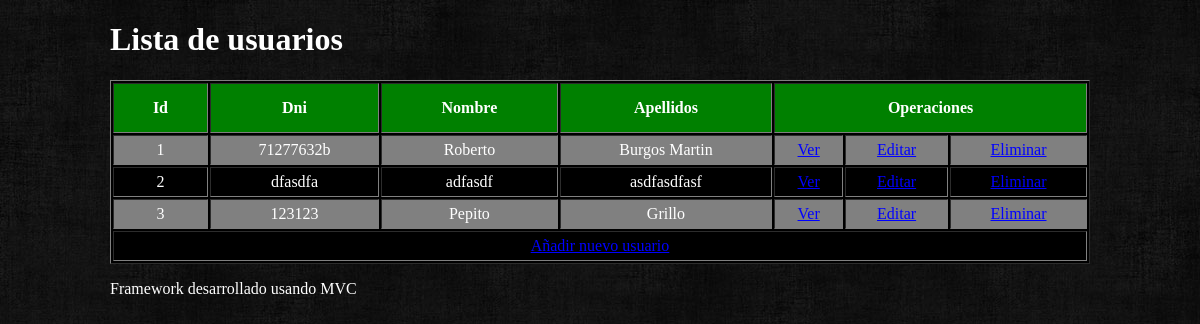
Before: / with the older database file.
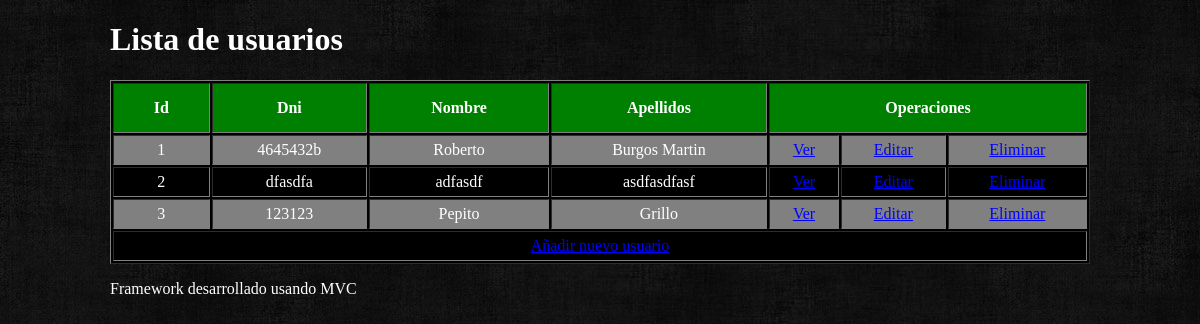
After: the same page with the newer database file.
### tables this page shows
CREATE TABLE IF NOT EXISTS `usuarios` (
  `id` int(10) NOT NULL AUTO_INCREMENT,
  `dni` varchar(9) NOT NULL,
  `nombre` varchar(20) NOT NULL,
  `apellidos` varchar(50) NOT NULL,
  PRIMARY KEY (`id`)
);

### application/Request.php (called while the page is built, shortened)
<?php
class Request{
    private $_controller;
    public function __construct() {
        if(!$this->_controller) {
            $this->_controller = DEFAULT_CONTROLLER;
        }
    }
    public function getController() {return $this->_controller;}
}

### controllers/userController.php (called while the page is built, shortened)
<?php
class userController extends Controller {
    private $_user;
    public function __construct () {
        $this->_user = $this->loadModel('user');
    }
    public function index(){
        $this->_view->users = $this->_user->getUsers();
        $this->_view->title = "Lista de usuarios";
        $this->_view->render('index');
    }
}

### index.php (called while the page is built, shortened)
<?php
require_once APP_PATH . 'Request.php';
require_once APP_PATH . 'Bootstrap.php';
require_once APP_PATH . 'Controller.php';
require_once APP_PATH . 'Model.php';
require_once APP_PATH . 'View.php';
try{
    Bootstrap::run(new Request);
}catch(Exception $e){
    echo $e->getMessage();;
}
?>

### application/Model.php (called while the page is built, shortened)
<?php
class Model {
    public function __construct() {
        $this->_db = new Database();
    }
}

### models/userModel.php (called while the page is built, shortened)
<?php
class userModel extends Model {
    public function getUsers(){
        $user = $this->_db->query('SELECT * FROM usuarios');
        return $user->fetchall();
    }
}

### application/Controller.php (called while the page is built, shortened)
<?php
abstract class Controller {
    protected function loadModel($model) {
        $model = $model . 'Model';
        $pathModel = ROOT . 'models' . DS . $model . '.php';
        if(is_readable($pathModel)) {
            $model = new $model;
            return $model;
        }
        else {
            throw new Exception("Error de Modelo");
        }
    }
}

### views/user/index.phtml (the view)
<?php if(isset($this->users)  && count($this->users)): ?>
<table border="1">
    <tr>
        <th>Id</th>
        <th>Dni</th>
        <th>Nombre</th>
        <th>Apellidos</th>
        <th colspan="3">Operaciones</th>
    </tr>
<?php foreach ($this->users as $user): ?>
    <tr id="cuerpo">
        <td><?php echo $user['id']?></td>
        <td><?php echo $user['dni']?></td>
        <td><?php echo $user['nombre']?></td>
        <td><?php echo $user['apellidos']?></td>
        <td>
            <a href="<?php echo BASE_URL . 'user/view/' . $user['id']; ?>">Ver</a>
        </td>
        <td>
            <a href="<?php echo BASE_URL . 'user/edit/' . $user['id']; ?>">Editar</a>
        </td>
        <td>
            <a href="<?php echo BASE_URL . 'user/delete/' . $user['id']; ?>">Eliminar</a>
        </td>
    </tr>
<?php endforeach; ?>
    <tr>
        <td colspan="7"><a href="<?php echo BASE_URL . 'user/add' ?>">Añadir nuevo usuario</a></td>
    </tr>
</table>
<?php else: ?>
    <p><strong>No hay datos en la base de datos</strong></p>
<?php endif; ?>

### application/Bootstrap.php (shortened to what this page needs)
<?php
class Bootstrap {
    public static function run(Request $request) {
        $controller     = $request->getController() . 'Controller';
        $pathController = ROOT . 'controllers' . DS . $controller . '.php';
        $method         = $request->getMethod();
        $args           = $request->getArgs();
        if(is_readable($pathController)) {
            $controller = new $controller;
            if(isset($args)) {
                call_user_func_array(array($controller, $method), $args);
            }
            else {
                call_user_func(array($controller, $method));
            }
        }
        else {
            throw new Exception("No encontrado");
        }
    }
}

### application/View.php
<?php
class View {
    private $_controller;
    public function __construct (Request $request) {
        $this->_controller = $request->getController();
    }
    public function render($view, $item = false) {
        $layoutParams = array(
            'css_path' => BASE_URL . 'views/layout/' . DEFAULT_LAYOUT . '/css',
            'img_path' => BASE_URL . 'views/layout/' . DEFAULT_LAYOUT . '/img',
            'js_path'  => BASE_URL . 'views/layout/' . DEFAULT_LAYOUT . '/js');
        $pathView = ROOT . 'views' . DS . $this->_controller . DS . $view . '.phtml';
        if(is_readable($pathView)) {
            include_once ROOT . 'views' . DS . 'layout' . DS . DEFAULT_LAYOUT . DS . 'header.php';
            include_once $pathView;
            include_once ROOT . 'views' . DS . 'layout' . DS . DEFAULT_LAYOUT . DS . 'footer.php';
        }
        else {
            throw new Exception('La vista no se ha cargado');
        }
    }
}

### views/layout/default/header.php (shortened to what this page needs)
<!DOCTYPE html>
<html>
<head>
    <link rel="stylesheet" href="<?php echo $layoutParams['css_path'] ?>/style.css"/>
</head>
<body>
    <div id="main">
        <h1><?php echo isset($this->title) ? $this->title : 'Titulo general'; ?></h1>

### views/layout/default/footer.php
    <footer>
        <p>Framework desarrollado usando MVC</p>
    </footer>
    </div>
</body>
</html>

### views/layout/default/css/style.css (style rules this page uses)
body { color: white; background: transparent url('../img/fondo.jpeg') repeat; }
a, a:visited { color:blue; }
#main { width: 980px; margin: 0 auto; }
table { width: 980px; text-align: center; background: black }
td { padding: 5px }
th { padding: 15px; background: green }
tr#cuerpo:nth-child(2n) { background: gray }

Changed rows visible on the page:
changed usuarios "Roberto": dni "71277632b" → "4645432b"
